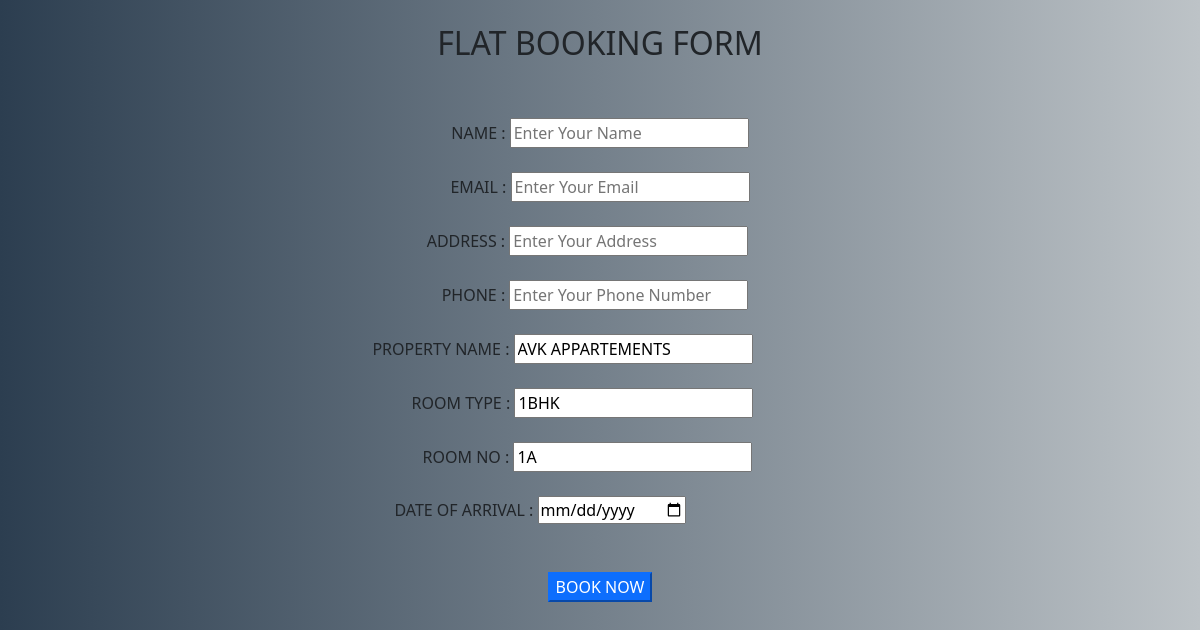
/realestate_app/booking_reg/1, run on the app's committed database.
### realestate_app/models.py (models this page shows, shortened)
class rooms(models.Model):
    img=models.FileField(upload_to='realestate_app/static')
    choice=[
        ('1BHK','1BHK'),
        ('2BHK','2BHK'),
        ('3BHK','3BHK'),
        ('4BHK','4BHK'),
    ]
    type=models.CharField(max_length=50,choices=choice)
    room_no = models.CharField(max_length=10)
    cost=models.IntegerField()
    features=models.CharField(max_length=100)
    property_name=models.CharField(max_length=50)

### realestate_app/views.py (the view, shortened to what this page needs)
# urls.py: path('booking_reg/<int:id>',booking_reg),
def booking_reg(request,id):
    b=rooms.objects.get(id=id)
    return render(request,'11.booking_registration.html',{'user':b})

### realestate_app/templates/11.booking_registration.html (shortened to what this page needs)
<!DOCTYPE html>
<html lang="en">
<head>
    <link href="https://cdn.jsdelivr.net/npm/bootstrap@5.0.2/dist/css/bootstrap.min.css" rel="stylesheet">
</head>
<body style="background: #bdc3c7;  /* fallback for old browsers */
background: -webkit-linear-gradient(to right, #2c3e50, #bdc3c7);  /* Chrome 10-25, Safari 5.1-6 */
background: linear-gradient(to right, #2c3e50, #bdc3c7); /* W3C, IE 10+/ Edge, Firefox 16+, Chrome 26+, Opera 12+, Safari 7+ */
">
<center><br>
    <h2>FLAT BOOKING FORM</h2><br><br>
<form method="post" enctype="multipart/form-data">{% csrf_token %}
    <label>NAME : </label>
    <input type="text" placeholder="Enter Your Name" name="name"><br><br>
    <label>EMAIL : </label>
    <input type="email" placeholder="Enter Your Email" name="email"><br><br>
    <label>ADDRESS : </label>
    <input type="text" placeholder="Enter Your Address" name="address" style="margin-right:25px"><br><br>
    <label>PHONE : </label>
    <input type="number" placeholder="Enter Your Phone Number" name="phone" style="margin-right:10px"><br><br>
    <label>PROPERTY NAME : </label>
    <input type="text" placeholder="property name" name="property_name" value="{{user.property_name}}" style="margin-right:75px"><br><br>
    <label>ROOM TYPE : </label>
    <input type="text" placeholder="BHK" name="type" value="{{user.type}}" style="margin-right:35px"><br><br>
    <label>ROOM NO : </label>
    <input type="text" placeholder="ROOM NO" name="room_no" value="{{user.room_no}}" style="margin-right:25px"><br><br>
    <label>DATE OF ARRIVAL : </label>
    <input type="date" style="margin-right:120px" name="date_of_arrival"><br><br><br>
    <button type="submit" class="btn-primary"> BOOK NOW</button>
    </form>
</center>
</body>
</html>

### data on the page
rooms: property_name "AVK APPARTEMENTS", type "1BHK", room_no "1A"
